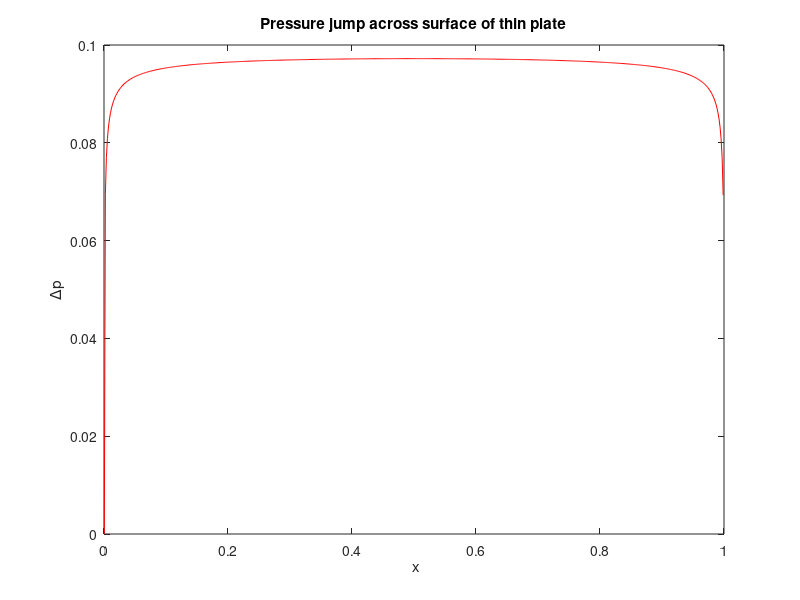

MATLAB code to generate this figure:
%
% Camber for k=ko=constant
clear;clc
c=1; U=1; ko = .1;
N=600;
C = c*ko/2/pi/U; % C = CL/2;
x1 = .0001; x2 = 1-.0001; DX = x2-x1;
x = x1:DX/N:x2;
for nc = 1:N+1
y(nc) = -C*( (1-x(nc))*log(1-x(nc)) + x(nc)*log(x(nc)) );
end
uinfty = U;
%
% Location of point vortices and
% collocation points:
for j=1:N
% Point vortices locations
xvort(j) = x(j) + 0.25*(x(j+1)-x(j));
yvort(j) = y(j) + 0.25*(y(j+1)-y(j));
dsP(j) = sqrt((x(j+1)-x(j))^2+(y(j+1)-y(j))^2);
% Collocation points location
xc(j) = x(j) + 0.75*(x(j+1)-x(j));
yc(j) = y(j) + 0.75*(y(j+1)-y(j));
% Normal to the panel
normx(j) = (y(j+1)-y(j));
normy(j) = -(x(j+1)-x(j));
lengthP = sqrt(normx(j)^2+normy(j)^2);
normx(j) = normx(j)/lengthP;
normy(j) = normy(j)/lengthP;
end
% Determination of the velocity at the
% collocation points due to unit vortices:
for j=1:N
for k=1:N
dx = xc(j) - xvort(k);
dy = yc(j) - yvort(k);
r = sqrt(dx^2+dy^2);
vx = -1/(2*pi*r)*dy/r;
vy = 1/(2*pi*r)*dx/r;
norm_velocity = vx*normx(j) + vy*normy(j);
A(j,k) = norm_velocity;
end
b(j,1) = uinfty*normx(j) + 0*normy(j);
end
%
vortex_strength_vector = -A\b;
%
for j=1:N
u(j) = uinfty; v(j) = 0;
for m=1:N
dx = xc(j) - xvort(m);
dy = yc(j) - yvort(m);
r = sqrt(dx^2+dy^2);
vx = -1/(2*pi*r)*dy/r;
vy = 1/(2*pi*r)*dx/r;
u(j) = u(j) + vortex_strength_vector(m)*vx;
v(j) = v(j) + vortex_strength_vector(m)*vy;
end
end
delP = -vortex_strength_vector./dsP';
plot(xvort,delP,'r')
title('Pressure jump across surface of thin plate')
xlabel(' x');ylabel('\Deltap')
%
% Computation of the lift
C = - sum(vortex_strength_vector); xc = xvort';
CMLE = 2*sum(xc.*vortex_strength_vector);
CL = 2*C; disp('The lift and moment coefficients are as follows: ')
disp([' CL = ',num2str(CL)])
CMqt = (CMLE/CL + 0.25)*CL;
disp([' CM about the quarter chord = ',num2str(CMqt)])
disp(' Note that a negative moment is pitch down. ')
%
